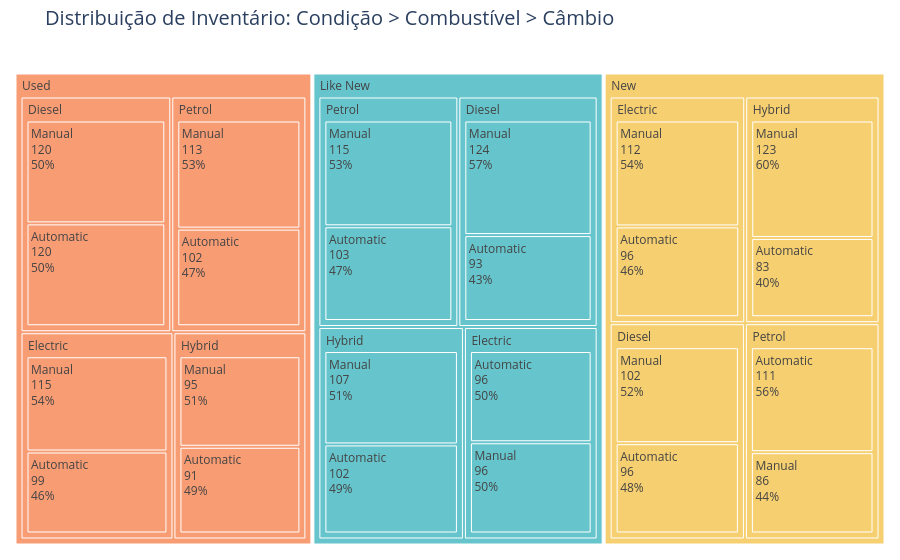

Source (notebook cell):
### Code cell
import plotly.express as px

# ... (assumindo que o df já foi carregado) ...

print("\n" + "="*60)
print("9. TREEMAP HIERÁRQUICO: CONDIÇÃO, COMBUSTÍVEL E CÂMBIO")
print("="*60)

# 1. Preparação dos dados: Agrupando para contar as ocorrências
# Criamos um DataFrame consolidado com a contagem para cada combinação
df_treemap = df.groupby(['Condition', 'Fuel Type', 'Transmission']).size().reset_index(name='Count')

# 2. Criação do Treemap com Plotly
fig = px.treemap(
    df_treemap, 
    path=['Condition', 'Fuel Type', 'Transmission'], # Hierarquia das caixas
    values='Count',                                  # Tamanho das caixas baseado na contagem
    color='Condition',                               # Cores diferenciadas por Condição
    color_discrete_sequence=px.colors.qualitative.Pastel,
    title='Distribuição de Inventário: Condição > Combustível > Câmbio'
)

# 3. Refinamento de layout e rótulos
fig.update_traces(textinfo="label+value+percent parent")
fig.update_layout(
    margin=dict(t=50, l=10, r=10, b=10),
    title_font_size=20
)

# Exibe o gráfico (em notebooks como Jupyter ou Colab ele será interativo)
fig.show()

# 4. Alternativa Estática (caso precise salvar como imagem para o portfólio)
# fig.write_image("treemap_veiculos.png")

### Figure 1 — Plotly figure (JSON) as saved in the notebook; plotly's stock layout.template omitted (floating-point values rounded to 4 significant figures)
{"data": [{"branchvalues": "total", "customdata": [["Like New"], ["Like New"], ["Like New"], ["Like New"], ["Like New"], ["Like New"], ["Like New"], ["Like New"], ["Like New"], ["Like New"], ["Like New"], ["Like New"], ["Like New"], ["New"], ["New"], ["New"], ["New"], ["New"], ["New"], ["New"], ["New"], ["New"], ["New"], ["New"], ["New"], ["New"], ["Used"], ["Used"], ["Used"], ["Used"], ["Used"], ["Used"], ["Used"], ["Used"], ["Used"], ["Used"], ["Used"], ["Used"], ["Used"]], "domain": {"x": [0, 1], "y": [0, 1]}, "hovertemplate": "labels=%{label}<br>Count=%{value}<br>parent=%{parent}<br>id=%{id}<br>Condition=%{customdata[0]}<extra></extra>", "ids": ["Like New/Diesel/Automatic", "Like New/Diesel/Manual", "Like New/Electric/Automatic", "Like New/Electric/Manual", "Like New/Hybrid/Automatic", "Like New/Hybrid/Manual", "Like New/Petrol/Automatic", "Like New/Petrol/Manual", "Like New/Petrol", "Like New/Hybrid", "Like New/Electric", "Like New/Diesel", "Like New", "New/Hybrid", "New/Petrol", "New", "New/Petrol/Automatic", "New/Diesel", "New/Hybrid/Manual", "New/Hybrid/Automatic", "New/Electric/Manual", "New/Electric/Automatic", "New/Diesel/Manual", "New/Diesel/Automatic", "New/Petrol/Manual", "New/Electric", "Used/Petrol", "Used/Hybrid", "Used/Electric", "Used/Diesel", "Used/Electric/Manual", "Used/Petrol/Automatic", "Used/Hybrid/Manual", "Used/Hybrid/Automatic", "Used/Electric/Automatic", "Used/Diesel/Manual", "Used/Diesel/Automatic", "Used/Petrol/Manual", "Used"], "labels": ["Automatic", "Manual", "Automatic", "Manual", "Automatic", "Manual", "Automatic", "Manual", "Petrol", "Hybrid", "Electric", "Diesel", "Like New", "Hybrid", "Petrol", "New", "Automatic", "Diesel", "Manual", "Automatic", "Manual", "Automatic", "Manual", "Automatic", "Manual", "Electric", "Petrol", "Hybrid", "Electric", "Diesel", "Manual", "Automatic", "Manual", "Automatic", "Automatic", "Manual", "Automatic", "Manual", "Used"], "marker": {"colors": ["rgb(102, 197, 204)", "rgb(102, 197, 204)", "rgb(102, 197, 204)", "rgb(102, 197, 204)", "rgb(102, 197, 204)", "rgb(102, 197, 204)", "rgb(102, 197, 204)", "rgb(102, 197, 204)", "rgb(102, 197, 204)", "rgb(102, 197, 204)", "rgb(102, 197, 204)", "rgb(102, 197, 204)", "rgb(102, 197, 204)", "rgb(246, 207, 113)", "rgb(246, 207, 113)", "rgb(246, 207, 113)", "rgb(246, 207, 113)", "rgb(246, 207, 113)", "rgb(246, 207, 113)", "rgb(246, 207, 113)", "rgb(246, 207, 113)", "rgb(246, 207, 113)", "rgb(246, 207, 113)", "rgb(246, 207, 113)", "rgb(246, 207, 113)", "rgb(246, 207, 113)", "rgb(248, 156, 116)", "rgb(248, 156, 116)", "rgb(248, 156, 116)", "rgb(248, 156, 116)", "rgb(248, 156, 116)", "rgb(248, 156, 116)", "rgb(248, 156, 116)", "rgb(248, 156, 116)", "rgb(248, 156, 116)", "rgb(248, 156, 116)", "rgb(248, 156, 116)", "rgb(248, 156, 116)", "rgb(248, 156, 116)"]}, "name": "", "parents": ["Like New/Diesel", "Like New/Diesel", "Like New/Electric", "Like New/Electric", "Like New/Hybrid", "Like New/Hybrid", "Like New/Petrol", "Like New/Petrol", "Like New", "Like New", "Like New", "Like New", "", "New", "New", "", "New/Petrol", "New", "New/Hybrid", "New/Hybrid", "New/Electric", "New/Electric", "New/Diesel", "New/Diesel", "New/Petrol", "New", "Used", "Used", "Used", "Used", "Used/Electric", "Used/Petrol", "Used/Hybrid", "Used/Hybrid", "Used/Electric", "Used/Diesel", "Used/Diesel", "Used/Petrol", ""], "textinfo": "label+value+percent parent", "type": "treemap", "values": [93.0, 124.0, 96.0, 96.0, 102.0, 107.0, 103.0, 115.0, 218.0, 209.0, 192.0, 217.0, 836.0, 206.0, 197.0, 809.0, 111.0, 198.0, 123.0, 83.0, 112.0, 96.0, 102.0, 96.0, 86.0, 208.0, 215.0, 186.0, 214.0, 240.0, 115.0, 102.0, 95.0, 91.0, 99.0, 120.0, 120.0, 113.0, 855.0]}], "layout": {"legend": {"tracegroupgap": 0}, "margin": {"b": 10, "l": 10, "r": 10, "t": 50}, "title": {"font": {"size": 20}, "text": "Distribuição de Inventário: Condição > Combustível > Câmbio"}, "treemapcolorway": ["rgb(102, 197, 204)", "rgb(246, 207, 113)", "rgb(248, 156, 116)", "rgb(220, 176, 242)", "rgb(135, 197, 95)", "rgb(158, 185, 243)", "rgb(254, 136, 177)", "rgb(201, 219, 116)", "rgb(139, 224, 164)", "rgb(180, 151, 231)", "rgb(179, 179, 179)"]}}
